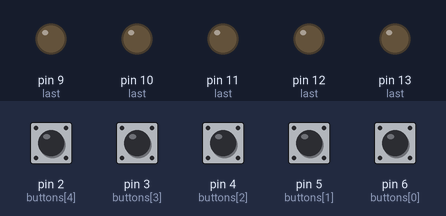
Bench run of a sketch on a simulated Arduino Uno, built with avr-gcc and run on an emulated ATmega328P. On the bench: output pins drawn as LEDs (lit = HIGH). The inputs (shaded band) are chosen by the test bench; at power-on: pin 2 (buttons[4]), pin 3 (buttons[3]), pin 4 (buttons[2]), pin 5 (buttons[1]), pin 6 (buttons[0]) LOW.

Above: at 1.2 s.
1.3 s: pin 2 (buttons[4]) pulled HIGH for 0.15 s
At 2.5 s:
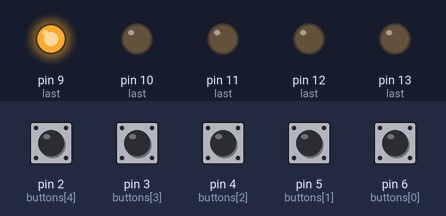
2.9 s: pin 5 (buttons[1]) pulled HIGH for 0.15 s
At 5.3 s:
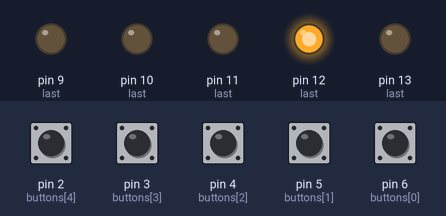
6.0 s: pin 3 (buttons[3]) pulled HIGH for 0.15 s
At 8.9 s:
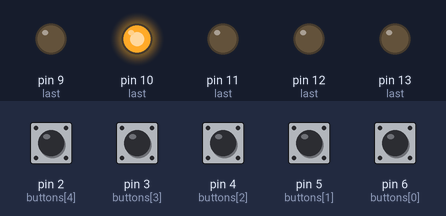
9.1 s: pin 4 (buttons[2]) pulled HIGH for 1 s
At 10.9 s:
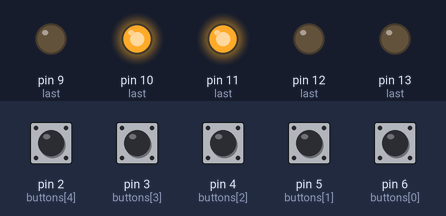
12.1 s: pin 6 (buttons[0]) pulled HIGH for 0.15 s
At 14.4 s:
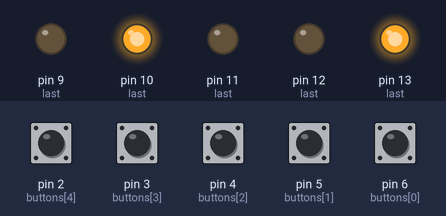
15.1 s: pin 4 (buttons[2]) pulled HIGH for 0.15 s
At 16.72 s:
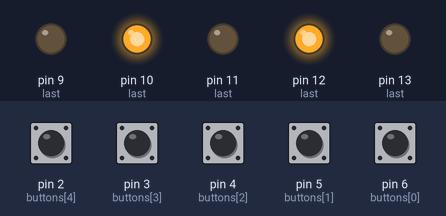
Timing chart, 0 to 19.1 s (numbered marks = the images above; inputs shaded):
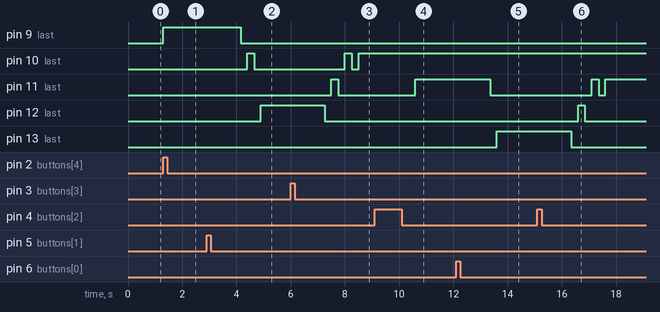

The sketch:

elevator_led.ino
```cpp
int leds[5] = {13,12,11,10,9};
int buttons[5] = {6,5,4,3,2};
int first, last;

void go(int first, int last){

  		if(last == 0 || first == 0){}
  		else{

          digitalWrite(last,HIGH);
          delay(1000);

  		if(last > first){
          for(int i= last+1;i>first;i--){
            digitalWrite(i-1,HIGH);
        	delay(250);
            digitalWrite(i-1,LOW);
          	delay(250);
          }
        }else if(first > last){
          for(int i= last+1;i<first;i++){
          	digitalWrite(i-1,HIGH);
        	delay(250);
      	 	digitalWrite(i-1,LOW);
          	delay(250);
          }
        }


        }
    	digitalWrite(first,HIGH);
  		delay(1000);


}

void setup()
{
  Serial.begin(9600);

  for(int i = 0; i<5;i++){
  pinMode(leds[i], OUTPUT);
  }
  for(int i = 0; i<5;i++){
  pinMode(buttons[i], INPUT);
  }

}

void loop()
{
  	int state1 = digitalRead(buttons[0]);
  	int state2 = digitalRead(buttons[1]);
  	int state3 = digitalRead(buttons[2]);
  	int state4 = digitalRead(buttons[3]);
  	int state5 = digitalRead(buttons[4]);

  	if(state1 == 1){
  		go(13,last);
      	last = 13;
	}else if(state2 == 1){
  		go(12,last);
      	last = 12;
	}else if(state3 == 1){
  		go(11,last);
      	last = 11;
	}else if(state4 == 1){
  		go(10,last);
      	last = 10;
	}else if(state5 == 1){
  		go(9,last);
      	last = 9;
	}


  delay(100);
}
```

Measured:
- after the input at 1.3 s, pin 9 (last): LOW → HIGH at once
- after the input at 2.9 s, pin 9 (last): HIGH → LOW after 1.3 s; pin 10 (last): LOW → HIGH after 1.5 s, → LOW 0.25 s later; pin 12 (last): LOW → HIGH after 2.0 s
- after the input at 6.0 s, pin 10 (last): LOW → HIGH after 2.0 s, → LOW 0.25 s later, → HIGH 0.25 s later; pin 11 (last): LOW → HIGH after 1.5 s, → LOW 0.25 s later; pin 12 (last): HIGH → LOW after 1.3 s
- after the input at 9.1 s, pin 11 (last): LOW → HIGH after 1.5 s
- after the input at 12.1 s, pin 11 (last): HIGH → LOW after 1.3 s; pin 13 (last): LOW → HIGH after 1.5 s
- after the input at 15.1 s, pin 11 (last): LOW → HIGH after 2.0 s, → LOW 0.25 s later, → HIGH 0.25 s later; pin 12 (last): LOW → HIGH after 1.5 s, → LOW 0.25 s later; pin 13 (last): HIGH → LOW after 1.3 s
